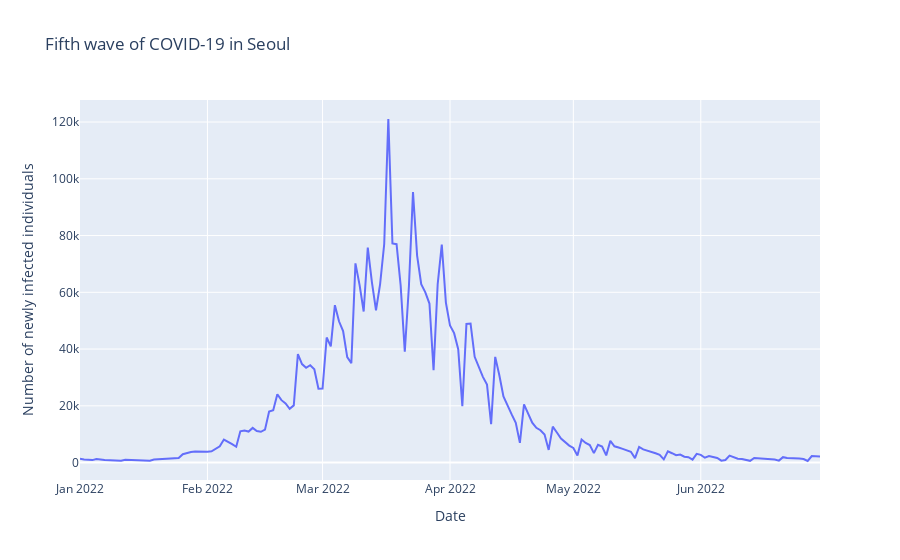

Source (notebook cell):
### Markdown cell above
Graph about infectionr rate for fifth wave of COVID 19 in Seoul

### Code cell
import plotly.express as px

fig = px.line(seoul_df, x="Date", y='Number of newly infected individuals', title='Fifth wave of COVID-19 in Seoul')
fig.show()

### Figure 1 — Plotly figure (JSON) as saved in the notebook; plotly's stock layout.template omitted (floating-point values rounded to 4 significant figures; data arrays with more than 128 entries replaced by an {"elided": "..."} marker saying what was removed)
{"data": [{"hovertemplate": "Date=%{x}<br>Number of newly infected individuals=%{y}<extra></extra>", "legendgroup": "", "line": {"color": "#636efa", "dash": "solid"}, "marker": {"symbol": "circle"}, "mode": "lines", "name": "", "orientation": "v", "showlegend": false, "type": "scatter", "x": {"elided": "181 str values"}, "xaxis": "x", "y": {"elided": "181 int values"}, "yaxis": "y"}], "layout": {"legend": {"tracegroupgap": 0}, "title": {"text": "Fifth wave of COVID-19 in Seoul"}, "xaxis": {"anchor": "y", "domain": [0, 1], "title": {"text": "Date"}}, "yaxis": {"anchor": "x", "domain": [0, 1], "title": {"text": "Number of newly infected individuals"}}}}
